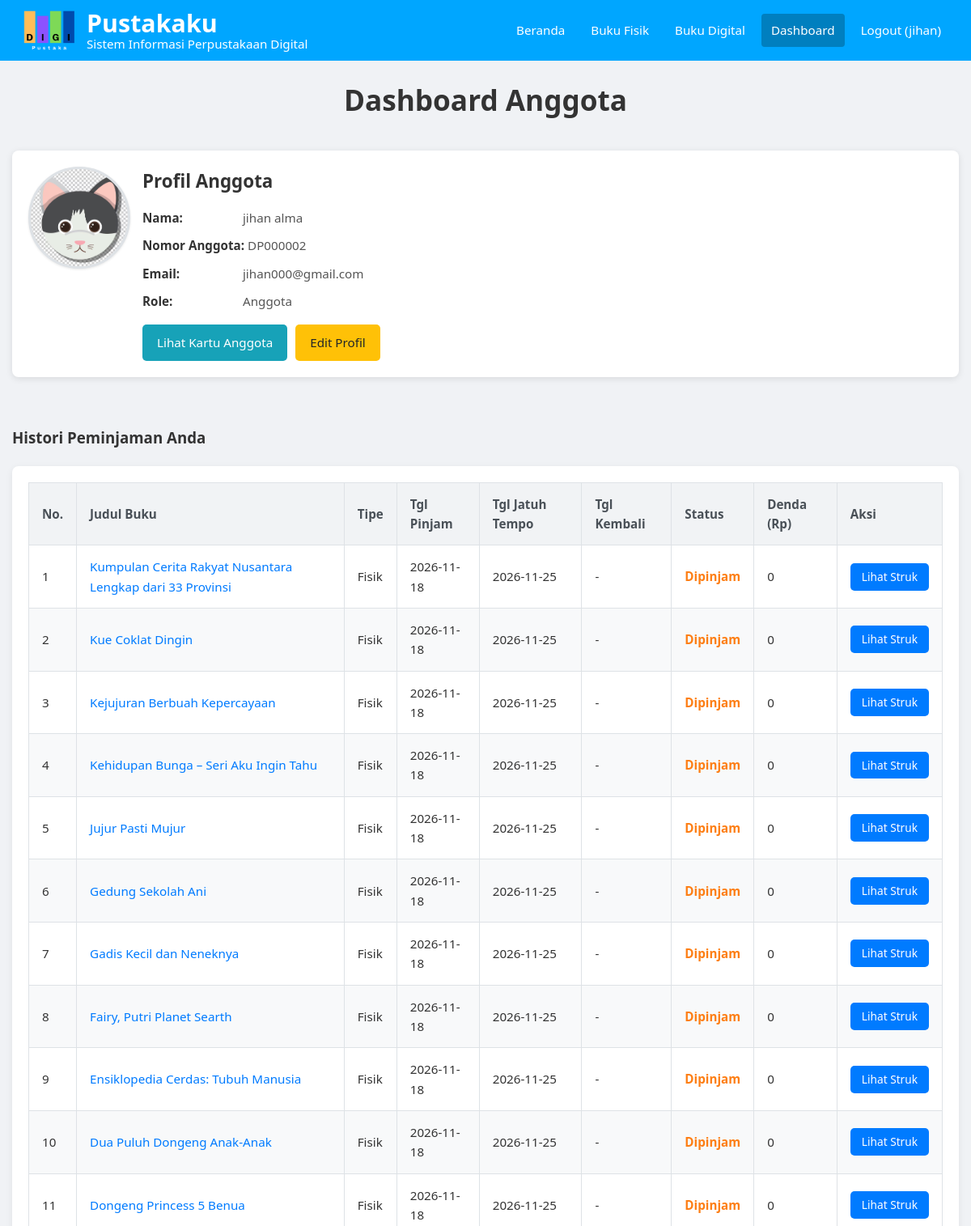
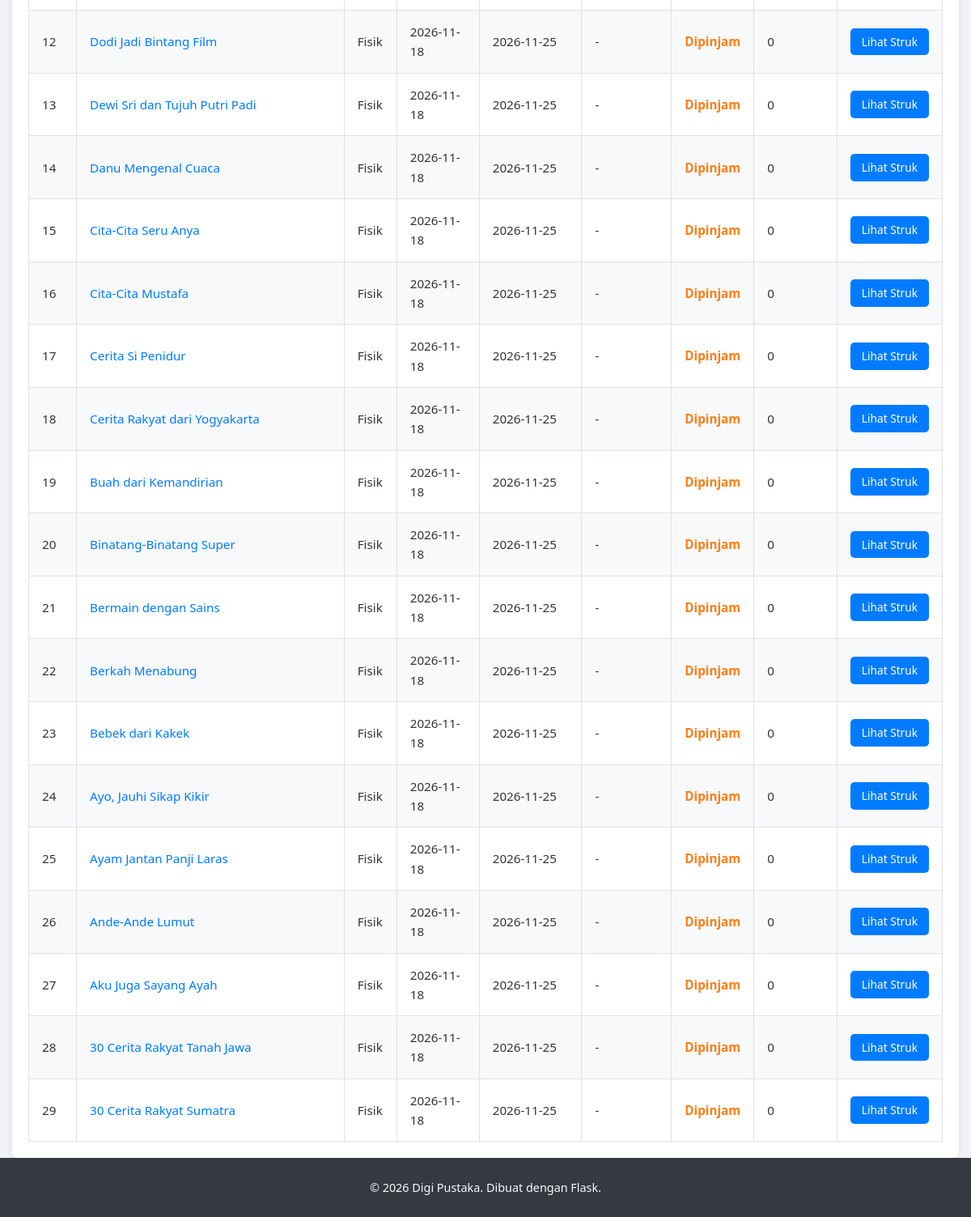
/dashboard (signed in), run on the app's committed database (2 pictures, top to bottom).
### tables this page shows
CREATE TABLE users (
    user_id INTEGER PRIMARY KEY AUTOINCREMENT,
    nama_lengkap TEXT NOT NULL,
    email TEXT UNIQUE NOT NULL,
    password TEXT NOT NULL,
    nomor_anggota TEXT UNIQUE NOT NULL CHECK(LENGTH(nomor_anggota) == 8 AND SUBSTR(nomor_anggota, 1, 2) == 'DP'), -- Contoh: DP000001
    role TEXT NOT NULL DEFAULT 'anggota' CHECK(role IN ('admin', 'pustakawan', 'anggota')),
    alamat TEXT,
    no_telepon TEXT,
    foto_profil_path TEXT, -- Path relatif dari folder static
    tgl_daftar DATETIME DEFAULT CURRENT_TIMESTAMP,
    updated_at DATETIME DEFAULT CURRENT_TIMESTAMP,
    is_active INTEGER DEFAULT 1 CHECK(is_active IN (0, 1)) -- 1 untuk aktif, 0 untuk tidak aktif
);

CREATE TABLE loans (
    loan_id INTEGER PRIMARY KEY AUTOINCREMENT,
    user_id INTEGER NOT NULL, -- Foreign Key ke tabel users
    book_id INTEGER NOT NULL, -- Foreign Key ke tabel books
    tanggal_pinjam DATETIME DEFAULT CURRENT_TIMESTAMP,
    tanggal_jatuh_tempo DATETIME, -- Untuk buku fisik
    tanggal_kembali DATETIME, -- Untuk buku fisik
    tipe_pinjaman TEXT NOT NULL CHECK(tipe_pinjaman IN ('fisik', 'digital')), -- Sesuai jenis_buku
    status_pinjaman TEXT NOT NULL DEFAULT 'menunggu_konfirmasi_admin' CHECK( -- Default diubah
        status_pinjaman IN (
            'menunggu_konfirmasi_admin', 
            'dipinjam',                 
            'dikembalikan',             
            'terlambat_dikembalikan',   
            'diunduh'                   
        )
    ),
    denda INTEGER DEFAULT 0, -- Hanya berlaku untuk buku fisik yang terlambat
    FOREIGN KEY (user_id) REFERENCES users (user_id) ON DELETE CASCADE, -- Aksi jika pengguna dihapus
    FOREIGN KEY (book_id) REFERENCES books (book_id) ON DELETE CASCADE  -- Aksi jika buku dihapus
);

CREATE TABLE books (
    book_id INTEGER PRIMARY KEY AUTOINCREMENT,
    judul TEXT NOT NULL,
    pengarang TEXT,
    penerbit TEXT,
    tahun_terbit INTEGER,
    isbn TEXT UNIQUE,
    jumlah_halaman INTEGER,
    category_id INTEGER, -- Foreign Key ke tabel categories
    jenis_buku TEXT NOT NULL CHECK(jenis_buku IN ('fisik', 'digital')), -- 'fisik' atau 'digital'
    ringkasan TEXT,
    file_ebook_path TEXT, -- Path relatif jika jenis_buku = 'digital'
    cover_image_path TEXT, -- Path relatif untuk gambar sampul
    stok_fisik INTEGER DEFAULT 0, -- Hanya berlaku jika jenis_buku = 'fisik'
    created_at DATETIME DEFAULT CURRENT_TIMESTAMP, -- Untuk waktu pembuatan buku
    updated_at DATETIME DEFAULT CURRENT_TIMESTAMP,
    FOREIGN KEY (category_id) REFERENCES categories (category_id) ON DELETE SET NULL -- Aksi jika kategori dihapus
);

### app.py (the view)
@app.route('/dashboard')
@login_required
def dashboard():
    if g.user['role'] != 'anggota':
        flash("Halaman ini hanya untuk Anggota.", "warning")
        if g.user['role'] in ['admin', 'pustakawan']:
            return redirect(url_for('admin_dashboard'))
        return redirect(url_for('index'))
    db = get_db()
    loan_history_raw = db.execute(
        """
        SELECT l.loan_id, l.tanggal_pinjam, l.tanggal_jatuh_tempo, l.tanggal_kembali,
               l.tipe_pinjaman, l.status_pinjaman, l.denda, b.judul AS judul_buku, b.book_id
        FROM loans l
        JOIN books b ON l.book_id = b.book_id
        WHERE l.user_id = ?
        ORDER BY l.tanggal_pinjam DESC
        """,
        (g.user['user_id'],)
    ).fetchall()
    loan_history = []
    for row_raw in loan_history_raw:
        loan_item = dict(row_raw)
        loan_item['tanggal_pinjam_dt'] = parse_datetime_str(loan_item.get('tanggal_pinjam'))
        loan_item['tanggal_jatuh_tempo_dt'] = parse_datetime_str(loan_item.get('tanggal_jatuh_tempo'))
        loan_item['tanggal_kembali_dt'] = parse_datetime_str(loan_item.get('tanggal_kembali'))
        loan_history.append(loan_item)
    total_unpaid_fines = 0
    upcoming_due_books = []
    overdue_books = []
    today = datetime.date.today()
    for loan in loan_history:
        if loan['status_pinjaman'] == 'terlambat_dikembalikan' and loan['denda'] > 0:
             total_unpaid_fines += loan['denda']
        if loan['tipe_pinjaman'] == 'fisik' and loan['status_pinjaman'] == 'dipinjam' and loan.get('tanggal_jatuh_tempo_dt'):
            due_date = loan['tanggal_jatuh_tempo_dt'].date()
            days_until_due = (due_date - today).days
            if days_until_due < 0:
                overdue_books.append({
                    'judul': loan['judul_buku'], 'jatuh_tempo': due_date.strftime('%Y-%m-%d'),
                    'hari_terlambat': abs(days_until_due), 'book_id': loan['book_id']
                })
            elif 0 <= days_until_due <= JATUH_TEMPO_HARI_PERINGATAN:
                upcoming_due_books.append({
                    'judul': loan['judul_buku'], 'jatuh_tempo': due_date.strftime('%Y-%m-%d'),
                    'sisa_hari': days_until_due, 'book_id': loan['book_id']
                })
    return render_template('dashboard.html',
                           title="Dashboard Anggota", loan_history=loan_history,
                           total_unpaid_fines=total_unpaid_fines,
                           upcoming_due_books=upcoming_due_books, overdue_books=overdue_books)

### app.py (called while the page is built)
def get_db():
    db = getattr(g, '_database', None)
    if db is None:
        db = g._database = sqlite3.connect(DATABASE)
        db.row_factory = sqlite3.Row
    return db

@app.teardown_appcontext
def close_connection(exception):
    db = getattr(g, '_database', None)
    if db is not None:
        db.close()

def parse_datetime_str(date_str, format='%Y-%m-%d %H:%M:%S'):
    if not date_str:
        return None
    try:
        return datetime.datetime.strptime(date_str.split('.')[0], format)
    except (ValueError, TypeError):
        return None

def login_required(view):
    @functools.wraps(view)
    def wrapped_view(**kwargs):
        if g.user is None:
            flash("Anda harus login untuk mengakses halaman ini.", "warning")
            return redirect(url_for('login', next=request.url))
        return view(**kwargs)
    return wrapped_view

@app.before_request
def load_logged_in_user():
    user_id = session.get('user_id')
    g.user = None
    if user_id is not None:
        db = get_db()
        user_data_row = db.execute(
            'SELECT * FROM users WHERE user_id = ?', (user_id,)
        ).fetchone()
        if user_data_row and user_data_row['is_active'] == 1:
             g.user = dict(user_data_row)
             g.user['tgl_daftar_dt'] = parse_datetime_str(g.user.get('tgl_daftar'))
             g.user['updated_at_dt'] = parse_datetime_str(g.user.get('updated_at'))
        elif user_data_row and user_data_row['is_active'] == 0:
             session.clear()

@app.context_processor
def inject_global_vars():
    user_for_template = g.get('user', None)
    return {'current_year': datetime.datetime.now().year,
            'g_user': user_for_template,
            'now': datetime.datetime.now(),
            'parse_datetime_str': parse_datetime_str}

### templates/dashboard.html (shortened to what this page needs)
<!DOCTYPE html>
<html lang="id">
<head>
    <link rel="stylesheet" href="{{ url_for('static', filename='css/style.css', v='1.3') }}">
</head>
<body>
    <header class="header-main">
        <div class="header-left">
            <div class="logo-container">
                <img src="{{ url_for('static', filename='images/logo.png') }}" alt="Logo Digi Pustaka" onerror="this.style.display='none'; this.parentElement.innerHTML='DigiPustaka';">
            </div>
            <div class="site-title-container">
                <h1 class="site-title">Pustakaku</h1>
                <p class="site-subtitle">Sistem Informasi Perpustakaan Digital</p>
            </div>
        </div>
        <nav class="main-nav" id="mainNav">
            <ul>
                <li><a href="{{ url_for('index') }}" class="{{ 'active' if request.endpoint == 'index' else '' }}">Beranda</a></li>
                <li><a href="{{ url_for('books_catalog_physical') }}" class="{{ 'active' if request.endpoint == 'books_catalog_physical' else '' }}">Buku Fisik</a></li>
                <li><a href="{{ url_for('books_catalog_digital') }}" class="{{ 'active' if request.endpoint == 'books_catalog_digital' else '' }}">Buku Digital</a></li>
                {% if g.user %}
                    {% if g.user.role == 'admin' %}
                        <li><a href="{{ url_for('admin_dashboard') }}" class="admin-link {{ 'active' if 'admin' in request.endpoint else '' }}">Panel Admin</a></li>
                    {% else %}
                        <li><a href="{{ url_for('dashboard') }}" class="active">Dashboard</a></li>
                    {% endif %}
                    <li><a href="{{ url_for('logout') }}">Logout ({{ g.user.nama_lengkap.split(' ')[0] }})</a></li>
                {% else %}
                    <li><a href="{{ url_for('register') }}" class="{{ 'active' if request.endpoint == 'register' else '' }}">Registrasi</a></li>
                    <li><a href="{{ url_for('login') }}" class="{{ 'active' if request.endpoint == 'login' else '' }}">Login</a></li>
                {% endif %}
            </ul>
        </nav>
    </header>
    <div class="container page-content-container">
        <h2 class="page-title">{{ title }}</h2>
        {% if g.user %}
        <div class="user-profile">
            <div class="profile-pic-container">
                {% if g.user.foto_profil_path %}
                    <img src="{{ url_for('static', filename=g.user.foto_profil_path) }}" alt="Foto Profil" class="profile-pic">
                {% else %}
                    <img src="{{ url_for('static', filename='images/default_profile.png') }}" alt="Foto Profil Default" class="profile-pic" onerror="this.onerror=null; this.src='{{ url_for('static', filename='images/default_profile.png') }}';">
                {% endif %}
            </div>
            <div class="profile-info">
                <h3>Profil Anggota</h3>
                <p><strong>Nama:</strong> {{ g.user.nama_lengkap }}</p>
                <p><strong>Nomor Anggota:</strong> {{ g.user.nomor_anggota }}</p>
                <p><strong>Email:</strong> {{ g.user.email }}</p>
                <p><strong>Role:</strong> {{ g.user.role.capitalize() }}</p>
                <div class="profile-actions">
                    <a href="{{ url_for('member_card') }}" class="member-card-link">Lihat Kartu Anggota</a>
                    <a href="{{ url_for('edit_profile') }}" class="edit-profile-link">Edit Profil</a>
                </div>
            </div>
        </div>
        {% endif %}
        <h3 class="section-subtitle">Histori Peminjaman Anda</h3>
        {% if loan_history %}
            <div class="table-container">
                <table class="loan-history-table">
                    <thead>
                        <tr>
                            <th>No.</th>
                            <th>Judul Buku</th>
                            <th>Tipe</th>
                            <th>Tgl Pinjam</th>
                            <th>Tgl Jatuh Tempo</th>
                            <th>Tgl Kembali</th>
                            <th>Status</th>
                            <th>Denda (Rp)</th>
                            <th>Aksi</th>
                        </tr>
                    </thead>
                    <tbody>
                        {% for loan in loan_history %}
                        <tr>
                            <td>{{ loop.index }}</td>
                            <td><a href="{{ url_for('book_detail', book_id=loan.book_id) }}">{{ loan.judul_buku }}</a></td>
                            <td>{{ loan.tipe_pinjaman.capitalize() }}</td>
                            <td>{{ loan.tanggal_pinjam.split(' ')[0] if loan.tanggal_pinjam else '-' }}</td>
                            <td>{{ loan.tanggal_jatuh_tempo.split(' ')[0] if loan.tanggal_jatuh_tempo else '-' }}</td>
                            <td>{{ loan.tanggal_kembali.split(' ')[0] if loan.tanggal_kembali else '-' }}</td>
                            <td class="status-{{ loan.status_pinjaman.lower().replace(' ', '_').replace('-', '_') }}">{{ loan.status_pinjaman.replace('_', ' ').capitalize() }}</td>
                            <td>{{ "{:,.0f}".format(loan.denda) if loan.denda is not none else '0' }}</td>
                            <td>
                                {% if loan.tipe_pinjaman == 'fisik' %}
                                    <a href="{{ url_for('loan_receipt', loan_id=loan.loan_id) }}" class="action-link">Lihat Struk</a>
                                {% elif loan.tipe_pinjaman == 'digital' %}
                                    <a href="{{ url_for('borrow_book', book_id=loan.book_id) }}" class="action-link">Unduh Lagi</a>
                                {% else %}
                                    <span>-</span>
                                {% endif %}
                            </td>
                        </tr>
                        {% endfor %}
                    </tbody>
                </table>
            </div>
        {% else %}
            <p class="no-history">Anda belum memiliki riwayat peminjaman.</p>
        {% endif %}
    </div>
    <footer class="footer-main">
        <p>&copy; {{ now.year if now else '2025' }} Digi Pustaka. Dibuat dengan Flask.</p>
    </footer>
</body>
</html>

### data on the page
users: user.nama_lengkap "jihan", user.nama_lengkap "jihan alma", user.nomor_anggota "DP000002", user.email "jihan000@gmail.com", user.role "Anggota"
loans: judul_buku "Kumpulan Cerita Rakyat Nusantara Lengkap dari 33 Provinsi", tipe_pinjaman "Fisik", tanggal_pinjam "2026-11-18", tanggal_jatuh_tempo "2026-11-25", tanggal_kembali "-", status_pinjaman.replace "Dipinjam", denda "0"
loans: judul_buku "Kue Coklat Dingin", tipe_pinjaman "Fisik", tanggal_pinjam "2026-11-18", tanggal_jatuh_tempo "2026-11-25", tanggal_kembali "-", status_pinjaman.replace "Dipinjam", denda "0"
loans: judul_buku "Kejujuran Berbuah Kepercayaan", tipe_pinjaman "Fisik", tanggal_pinjam "2026-11-18", tanggal_jatuh_tempo "2026-11-25", tanggal_kembali "-", status_pinjaman.replace "Dipinjam", denda "0"
loans: judul_buku "Kehidupan Bunga – Seri Aku Ingin Tahu", tipe_pinjaman "Fisik", tanggal_pinjam "2026-11-18", tanggal_jatuh_tempo "2026-11-25", tanggal_kembali "-", status_pinjaman.replace "Dipinjam", denda "0"
loans: judul_buku "Jujur Pasti Mujur", tipe_pinjaman "Fisik", tanggal_pinjam "2026-11-18", tanggal_jatuh_tempo "2026-11-25", tanggal_kembali "-", status_pinjaman.replace "Dipinjam", denda "0"
loans: judul_buku "Gedung Sekolah Ani", tipe_pinjaman "Fisik", tanggal_pinjam "2026-11-18", tanggal_jatuh_tempo "2026-11-25", tanggal_kembali "-", status_pinjaman.replace "Dipinjam", denda "0"
loans: judul_buku "Gadis Kecil dan Neneknya", tipe_pinjaman "Fisik", tanggal_pinjam "2026-11-18", tanggal_jatuh_tempo "2026-11-25", tanggal_kembali "-", status_pinjaman.replace "Dipinjam", denda "0"
loans: judul_buku "Fairy, Putri Planet Searth", tipe_pinjaman "Fisik", tanggal_pinjam "2026-11-18", tanggal_jatuh_tempo "2026-11-25", tanggal_kembali "-", status_pinjaman.replace "Dipinjam", denda "0"
loans: judul_buku "Ensiklopedia Cerdas: Tubuh Manusia", tipe_pinjaman "Fisik", tanggal_pinjam "2026-11-18", tanggal_jatuh_tempo "2026-11-25", tanggal_kembali "-", status_pinjaman.replace "Dipinjam", denda "0"
loans: judul_buku "Dua Puluh Dongeng Anak-Anak", tipe_pinjaman "Fisik", tanggal_pinjam "2026-11-18", tanggal_jatuh_tempo "2026-11-25", tanggal_kembali "-", status_pinjaman.replace "Dipinjam", denda "0"
loans: judul_buku "Dongeng Princess 5 Benua", tipe_pinjaman "Fisik", tanggal_pinjam "2026-11-18", tanggal_jatuh_tempo "2026-11-25", tanggal_kembali "-", status_pinjaman.replace "Dipinjam", denda "0"
loans: judul_buku "Dodi Jadi Bintang Film", tipe_pinjaman "Fisik", tanggal_pinjam "2026-11-18", tanggal_jatuh_tempo "2026-11-25", tanggal_kembali "-", status_pinjaman.replace "Dipinjam", denda "0"
loans: judul_buku "Dewi Sri dan Tujuh Putri Padi", tipe_pinjaman "Fisik", tanggal_pinjam "2026-11-18", tanggal_jatuh_tempo "2026-11-25", tanggal_kembali "-", status_pinjaman.replace "Dipinjam", denda "0"
loans: judul_buku "Danu Mengenal Cuaca", tipe_pinjaman "Fisik", tanggal_pinjam "2026-11-18", tanggal_jatuh_tempo "2026-11-25", tanggal_kembali "-", status_pinjaman.replace "Dipinjam", denda "0"
loans: judul_buku "Cita-Cita Seru Anya", tipe_pinjaman "Fisik", tanggal_pinjam "2026-11-18", tanggal_jatuh_tempo "2026-11-25", tanggal_kembali "-", status_pinjaman.replace "Dipinjam", denda "0"
loans: judul_buku "Cita-Cita Mustafa", tipe_pinjaman "Fisik", tanggal_pinjam "2026-11-18", tanggal_jatuh_tempo "2026-11-25", tanggal_kembali "-", status_pinjaman.replace "Dipinjam", denda "0"
loans: judul_buku "Cerita Si Penidur", tipe_pinjaman "Fisik", tanggal_pinjam "2026-11-18", tanggal_jatuh_tempo "2026-11-25", tanggal_kembali "-", status_pinjaman.replace "Dipinjam", denda "0"
loans: judul_buku "Cerita Rakyat dari Yogyakarta", tipe_pinjaman "Fisik", tanggal_pinjam "2026-11-18", tanggal_jatuh_tempo "2026-11-25", tanggal_kembali "-", status_pinjaman.replace "Dipinjam", denda "0"
loans: judul_buku "Buah dari Kemandirian", tipe_pinjaman "Fisik", tanggal_pinjam "2026-11-18", tanggal_jatuh_tempo "2026-11-25", tanggal_kembali "-", status_pinjaman.replace "Dipinjam", denda "0"
loans: judul_buku "Binatang-Binatang Super", tipe_pinjaman "Fisik", tanggal_pinjam "2026-11-18", tanggal_jatuh_tempo "2026-11-25", tanggal_kembali "-", status_pinjaman.replace "Dipinjam", denda "0"
loans: judul_buku "Bermain dengan Sains", tipe_pinjaman "Fisik", tanggal_pinjam "2026-11-18", tanggal_jatuh_tempo "2026-11-25", tanggal_kembali "-", status_pinjaman.replace "Dipinjam", denda "0"
loans: judul_buku "Berkah Menabung", tipe_pinjaman "Fisik", tanggal_pinjam "2026-11-18", tanggal_jatuh_tempo "2026-11-25", tanggal_kembali "-", status_pinjaman.replace "Dipinjam", denda "0"
loans: judul_buku "Bebek dari Kakek", tipe_pinjaman "Fisik", tanggal_pinjam "2026-11-18", tanggal_jatuh_tempo "2026-11-25", tanggal_kembali "-", status_pinjaman.replace "Dipinjam", denda "0"
loans: judul_buku "Ayo, Jauhi Sikap Kikir", tipe_pinjaman "Fisik", tanggal_pinjam "2026-11-18", tanggal_jatuh_tempo "2026-11-25", tanggal_kembali "-", status_pinjaman.replace "Dipinjam", denda "0"
loans: judul_buku "Ayam Jantan Panji Laras", tipe_pinjaman "Fisik", tanggal_pinjam "2026-11-18", tanggal_jatuh_tempo "2026-11-25", tanggal_kembali "-", status_pinjaman.replace "Dipinjam", denda "0"
loans: judul_buku "Ande-Ande Lumut", tipe_pinjaman "Fisik", tanggal_pinjam "2026-11-18", tanggal_jatuh_tempo "2026-11-25", tanggal_kembali "-", status_pinjaman.replace "Dipinjam", denda "0"
loans: judul_buku "Aku Juga Sayang Ayah", tipe_pinjaman "Fisik", tanggal_pinjam "2026-11-18", tanggal_jatuh_tempo "2026-11-25", tanggal_kembali "-", status_pinjaman.replace "Dipinjam", denda "0"
loans: judul_buku "30 Cerita Rakyat Tanah Jawa", tipe_pinjaman "Fisik", tanggal_pinjam "2026-11-18", tanggal_jatuh_tempo "2026-11-25", tanggal_kembali "-", status_pinjaman.replace "Dipinjam", denda "0"
loans: judul_buku "30 Cerita Rakyat Sumatra", tipe_pinjaman "Fisik", tanggal_pinjam "2026-11-18", tanggal_jatuh_tempo "2026-11-25", tanggal_kembali "-", status_pinjaman.replace "Dipinjam", denda "0"

### other printed values
{{ title }} "Dashboard Anggota"
